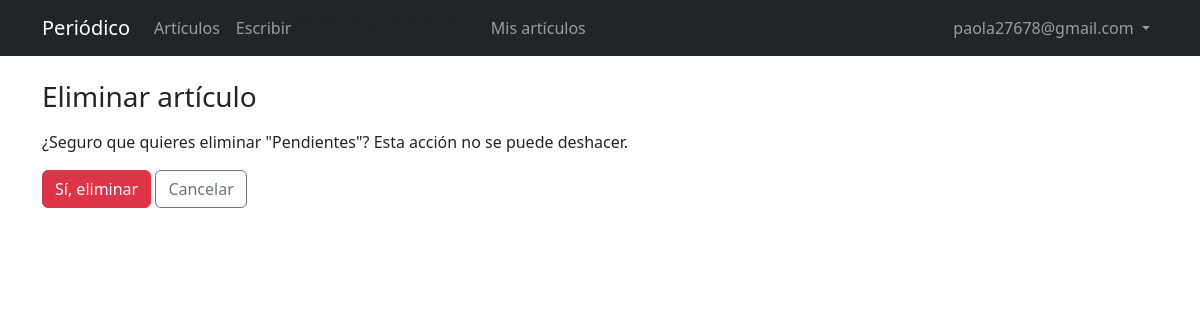
Page /articulos/2/eliminar/ (signed in) on the committed database.
### cuentas/models.py (models this page shows)
class UsuarioPersonalizado(AbstractUser):
    edad = models.PositiveIntegerField(null=True, blank=True)

### articulos/models.py (models this page shows, shortened)
class Articulo(models.Model):
    titulo = models.CharField("título", max_length=255)
    cuerpo = models.TextField()
    fecha = models.DateTimeField(auto_now_add=True)
    autor = models.ForeignKey(settings.AUTH_USER_MODEL, on_delete=models.CASCADE)
    class Meta:
        ordering = ["-fecha"]
        verbose_name = "artículo"
        verbose_name_plural = "artículos"
    def get_absolute_url(self):
        return reverse("articulo_detalle", kwargs={"pk": self.pk})

### articulos/views.py (the view)
class VistaEliminarArticulo(LoginRequiredMixin, UserPassesTestMixin, DeleteView):
    model = Articulo
    template_name = "articulos/eliminar.html"
    success_url = reverse_lazy("articulo_lista")
    def test_func(self):
        return self.get_object().autor == self.request.user

### templates/articulos/eliminar.html (shortened to what this page needs)
{% extends "base.html" %}
{% block contenido %}
  <h1 class="h3 mb-3">Eliminar artículo</h1>
  <p>¿Seguro que quieres eliminar "{{ articulo.titulo }}"? Esta acción no se puede deshacer.</p>
  <form action="" method="post">
    <button type="submit" class="btn btn-danger">Sí, eliminar</button>
    <a class="btn btn-outline-secondary" href="{{ articulo.get_absolute_url }}">Cancelar</a>
  </form>
{% endblock contenido %}

### templates/base.html (shortened to what this page needs)
<!DOCTYPE html>
<html lang="es">
<head>
  <link href="https://cdn.jsdelivr.net/npm/bootstrap@5.3.3/dist/css/bootstrap.min.css" rel="stylesheet">
</head>
<body>
  <nav class="navbar navbar-expand-md bg-dark mb-4" data-bs-theme="dark">
    <div class="container">
      <a class="navbar-brand" href="{% url 'inicio' %}">Periódico</a>
      <div class="collapse navbar-collapse" id="menu">
        <ul class="navbar-nav me-auto">
          <li class="nav-item">
            <a class="nav-link" href="{% url 'articulo_lista' %}">Artículos</a>
          </li>
          {% if user.is_authenticated %}
            <li class="nav-item">
              <a class="nav-link" href="{% url 'articulo_nuevo' %}">Escribir</a>
            </li>
            <li class="nav-item">
              <a class="nav-link" href="{% url 'mis_articulos' %}">Mis artículos</a>
            </li>
          {% endif %}
        </ul>
        <ul class="navbar-nav ms-auto">
          {% if user.is_authenticated %}
            <li class="nav-item dropdown">
              <a class="nav-link dropdown-toggle" href="#" role="button"
                 data-bs-toggle="dropdown" aria-expanded="false">
                {{ user.username }}
              </a>
            </li>
          {% endif %}
        </ul>
      </div>
    </div>
  </nav>
  <main class="container">
    {% block contenido %}
    {% endblock contenido %}
  </main>
</body>
</html>

### rows in the picture
UsuarioPersonalizado: username "paola27678@gmail.com"
Articulo: titulo "Pendientes"
